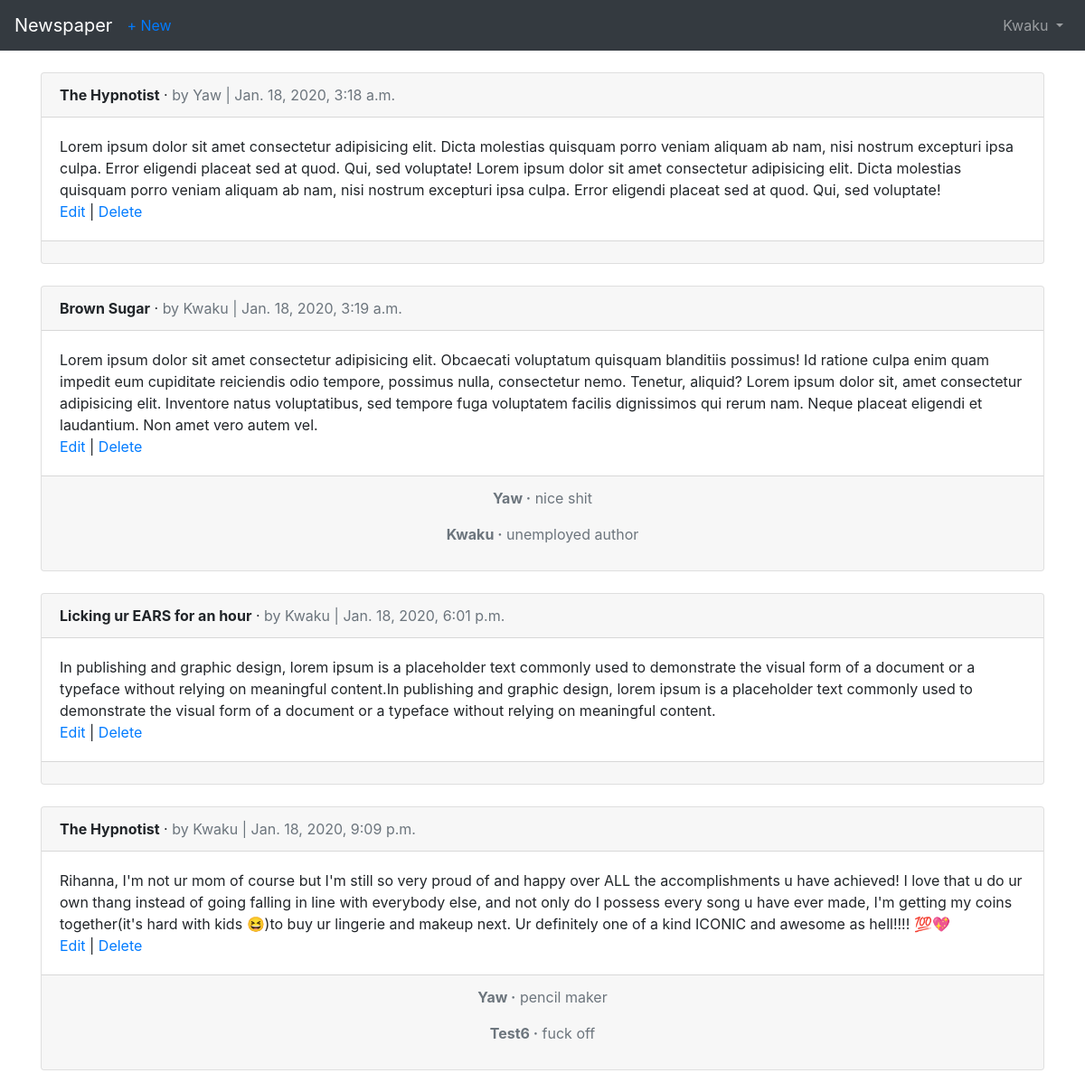
The page /articles/ (signed in) on the database its author committed.
### users/models.py (models this page shows)
class CustomUser(AbstractUser):
    age = models.PositiveIntegerField(null=True, blank=True)

### articles/models.py (models this page shows, shortened)
class Article(models.Model):
    author = models.ForeignKey(get_user_model(),on_delete=models.CASCADE)
    title = models.CharField(max_length=255)
    body = models.TextField()
    date = models.DateTimeField(auto_now_add=True)

class Comment(models.Model):
    author = models.ForeignKey(get_user_model(),on_delete=models.CASCADE)
    article = models.ForeignKey('Article',on_delete=models.CASCADE,related_name='comments')
    comment = models.TextField()
    def __str__(self):
        return self.comment

### articles/views.py (the view)
# urls.py: path('',views.ArticleListView.as_view(),name='article_list'),
class ArticleListView(LoginRequiredMixin,ListView):
    model = Article
    context_object_name = 'articles'
    template_name = 'article_list.html'

### templates/article_list.html (shortened to what this page needs)
{% extends "base.html" %}
{% block content %}
    {% for article in articles %}
        <div class="card">
            <div class="card-header">
                <span class="font-weight-bold">{{ article.title }}</span> &middot;
                <span class="text-muted">by {{ article.author }} | {{ article.date }}</span>
            </div>
            <div class="card-body">
                {{ article.body }}
                <br/>
                <a href="{% url 'article_update' article.id %}">Edit</a> |
                <a href="{% url 'article_delete' article.id %}">Delete</a>
            </div>
            <div class="card-footer text-center text-muted">
                {% for comment in article.comments.all %}
                     <p>
                        <span class="font-weight-bold">{{ comment.author }} &middot;</span>
                        {{ comment }}
                    </p>
                {% endfor %}
            </div>
        </div>
        <br/>
    {% endfor %}
{% endblock content %}

### templates/base.html (shortened to what this page needs)
<!doctype html>
<html lang="en">
  <head>
    <link rel="stylesheet" href="https://stackpath.bootstrapcdn.com/bootstrap/4.4.1/css/bootstrap.min.css">
  </head>
  <body>
    <nav class="navbar navbar-expand-md navbar-dark bg-dark mb-4">
        <a href="{% url 'home' %}" class="navbar-brand">Newspaper</a>
        {% if user.is_authenticated %}
            <ul class="navbar-nav mr-auto">
                <li class="nav-item">
                    <a href="{% url 'article_create' %}">+ New</a>
                </li>
            </ul>
        {% endif %}
        {% if user.is_authenticated %}
        <ul class="navbar-nav ml-auto">
            <li class="nav-item">
                <a class="nav-link dropdown-toggle" href="#" id="userMenu"
                data-toggle="dropdown" aria-haspopup="true" aria-expanded="false">
                    {{ user.username }}
                </a>
            </li>
        </ul>
        {% else %}
        <form class="form-inline ml-auto">
            <a href="{% url 'login' %}" class="btn btn-outline-success my-2 my-sm-0" type="submit">Login</a>
            <a href="{% url 'signup' %}" class="btn btn-outline-primary my-2 my-sm-0 mx-2" type="submit">Sign Up</a>
        </form>
        {% endif %}
    </nav>
    <div class="container">
        {% block content %}
        {% endblock content %}
    </div>
  </body>
</html>

### rows shown on the page
CustomUser: username "Kwaku"
Article: title "The Hypnotist", author "Yaw", date "Jan. 18, 2020, 3:18 a.m.", body "Lorem ipsum dolor sit amet consectetur adipisicing elit. Dicta molestias quisquam porro veniam aliquam ab nam, nisi nostrum excepturi ipsa culpa. Error eligendi placeat sed at quod. Qui, sed voluptate! Lorem ipsum dolor sit amet consectetur adipisicing elit. Dicta molestias quisquam porro veniam aliquam ab nam, nisi nostrum excepturi ipsa culpa. Error eligendi placeat sed at quod. Qui, sed voluptate!"
Article: title "Brown Sugar", author "Kwaku", date "Jan. 18, 2020, 3:19 a.m.", body "Lorem ipsum dolor sit amet consectetur adipisicing elit. Obcaecati voluptatum quisquam blanditiis possimus! Id ratione culpa enim quam impedit eum cupiditate reiciendis odio tempore, possimus nulla, consectetur nemo. Tenetur, aliquid? Lorem ipsum dolor sit, amet consectetur adipisicing elit. Inventore natus voluptatibus, sed tempore fuga voluptatem facilis dignissimos qui rerum nam. Neque placeat eligendi et laudantium. Non amet vero autem vel."
Comment: author "Yaw", comment "nice shit"
Comment: author "Kwaku", comment "unemployed author"
Article: title "Licking ur EARS for an hour", author "Kwaku", date "Jan. 18, 2020, 6:01 p.m.", body "In publishing and graphic design, lorem ipsum is a placeholder text commonly used to demonstrate the visual form of a document or a typeface without relying on meaningful content.In publishing and graphic design, lorem ipsum is a placeholder text commonly used to demonstrate the visual form of a document or a typeface without relying on meaningful content."
Article: title "The Hypnotist", author "Kwaku", date "Jan. 18, 2020, 9:09 p.m.", body "Rihanna, I'm not ur mom of course but I'm still so very proud of and happy over ALL the accomplishments u have achieved! I love that u do ur own thang instead of going falling in line with everybody else, and not only do I possess every song u have ever made, I'm getting my coins together(it's hard with kids 😆)to buy ur lingerie and makeup next. Ur definitely one of a kind ICONIC and awesome as hell!!!! 💯💖"
Comment: author "Yaw", comment "pencil maker"
Comment: author "Test6", comment "fuck off"
